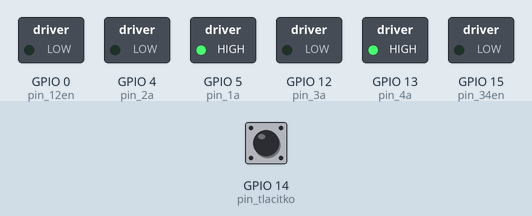
Simulated run of this program. Board: ESP32 board running MicroPython. On the bench: switched loads named in the program (green lamp = pin HIGH). The inputs (shaded band) are chosen by the test bench; at power-on: GPIO 14 (pin_tlacitko) HIGH.

Above: at 1.2 s.
1.3 s: GPIO 14 (pin_tlacitko) pulled LOW for 0.15 s
At 1.39 s:
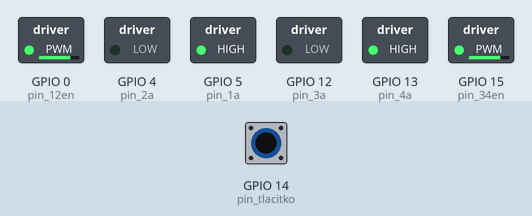
2.9 s: GPIO 14 (pin_tlacitko) pulled LOW for 3.2 s
At 6.5 s:
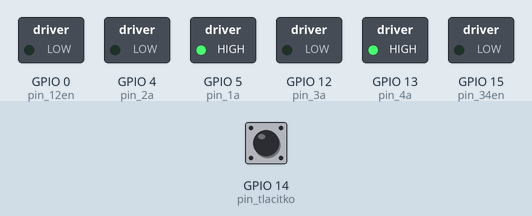
Timing chart, 0 to 8.0 s (numbered marks = the images above; inputs shaded):
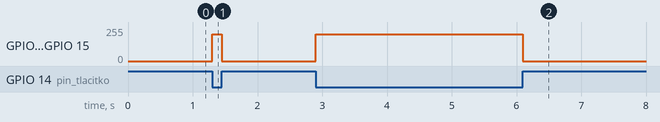

The program:

motorka.py
```python
from machine import Pin, PWM, sleep

pin_1a = Pin(5, Pin.OUT)  # D1 na destičce, 1A na čipu
pin_2a = Pin(4, Pin.OUT)  # D2 na destičce, 2A na čipu
pin_12en = Pin(0, Pin.OUT)  # D3 na destičce, 1,2EN na čipu

pin_3a = Pin(12, Pin.OUT)  # D1 na destičce, 1A na čipu
pin_4a = Pin(13, Pin.OUT)  # D2 na destičce, 2A na čipu
pin_34en = Pin(15, Pin.OUT)

pin_tlacitko = Pin(14, Pin.IN, Pin.PULL_UP)

frekvence = 50
duty = 800

pin_1a.value(1)
pin_2a.value(0)
pwm_1 = PWM(pin_12en, freq=frekvence, duty=duty)

pin_3a.value(0)
pin_4a.value(1)
pwm_2 = PWM(pin_34en, freq=frekvence, duty=duty)

while True:
    if pin_tlacitko.value():
        pwm_1.duty(0)
        pwm_2.duty(0)
    else:
        pwm_1.duty(duty)
        pwm_2.duty(duty)

# mpremote connect /dev/tty.usbserial-0001 run displej.py

# # pin_12en.value(1)
# # for fr in range(0, 100):
#     pin_1a.value(0)
#     pin_2a.value(1)

#     pwm_1 = PWM(pin_12en, freq=fr, duty=duty)
# # pwm_1.duty(128)

#     pin_3a.value(0)
#     pin_4a.value(1)
# # pin_34en.value(1)
#     pwm_2 = PWM(pin_34en, freq=fr, duty=duty)
# # pwm_2.duty(128)

#     # sleep(1/3)
```

Measured:
- after the input at 1.3 s, GPIO 0 (pin_12en), GPIO 15 (pin_34en): 0/255 → 199/255 at once, → 0/255 0.15 s later
- after the input at 2.9 s, GPIO 0 (pin_12en), GPIO 15 (pin_34en): 0/255 → 199/255 at once, → 0/255 3.2 s later
